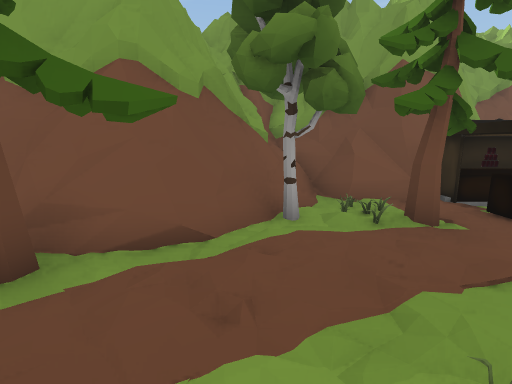
view 1 (above)

12 first-person views from a walk through a 3-D level made in the Unity game engine. The camera is 1.2 m above the floor, tilts 10° down and sees 85° across. The floor is counted in squares, 1 m on a side. Each view is taken from the middle of a square. On the plan, view 1 faces up. The plan holds only what a view shows up to about 13 squares ahead; the rest is blank. The place goes on beyond the plan. The player character is not drawn. Some surface patterns are stand-ins.

view 2
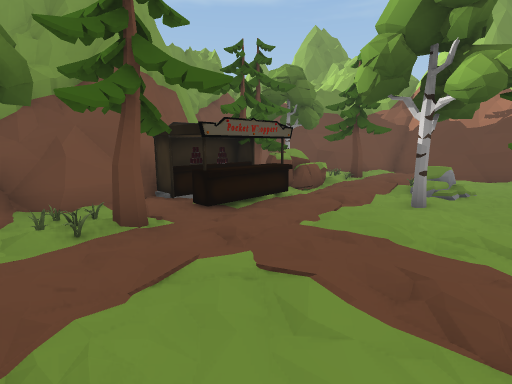

view 3
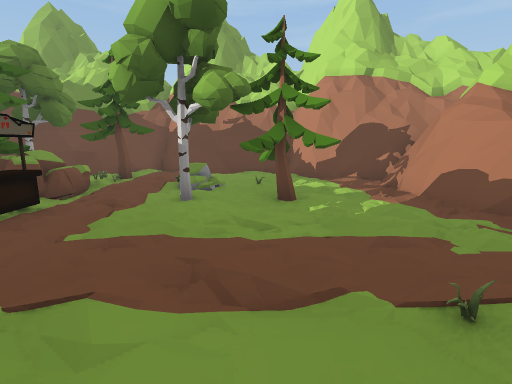

view 4
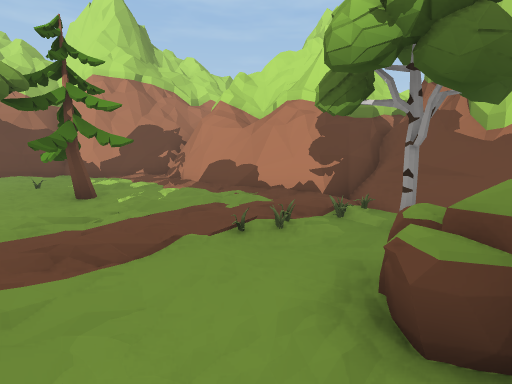

view 5
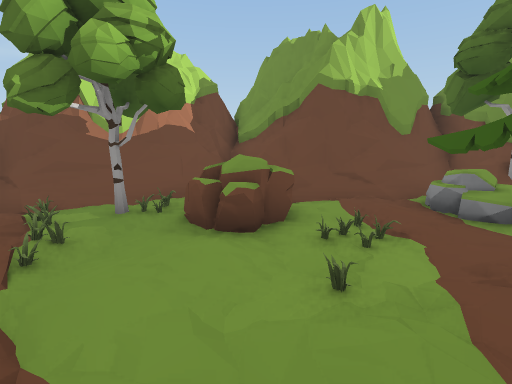

view 6
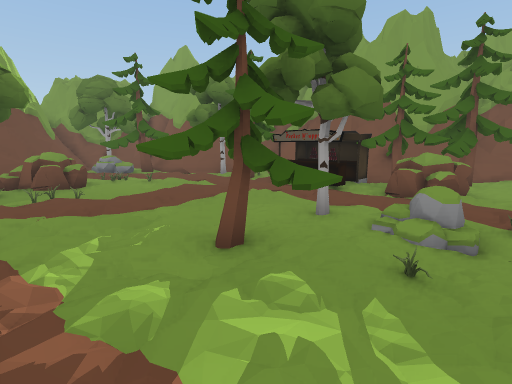

view 7
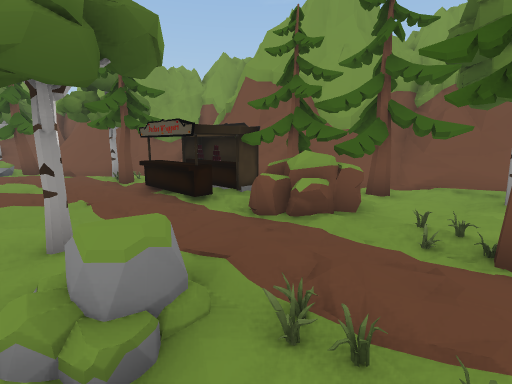

view 8
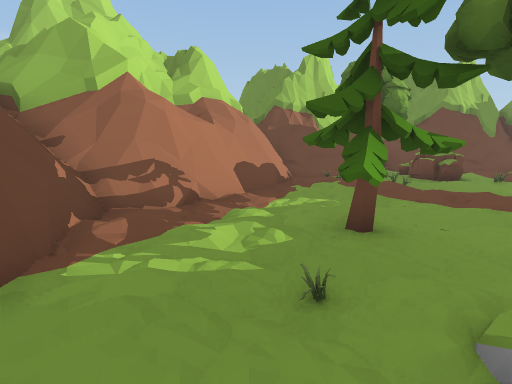

view 9
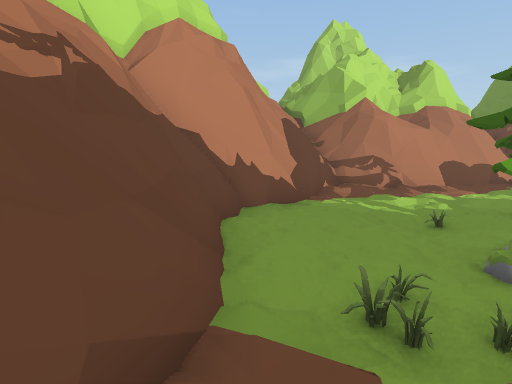

view 10
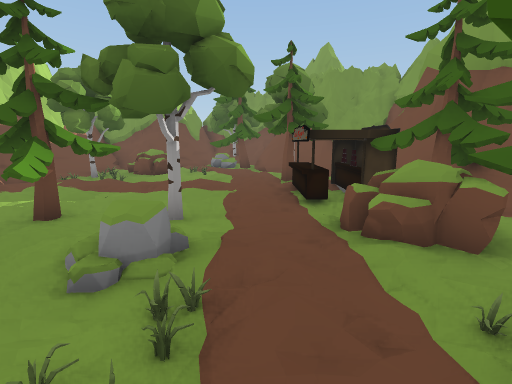

view 11
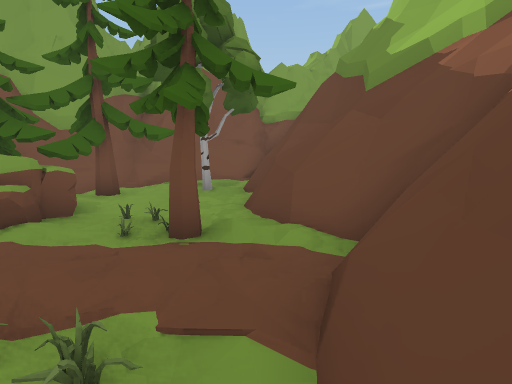

view 12
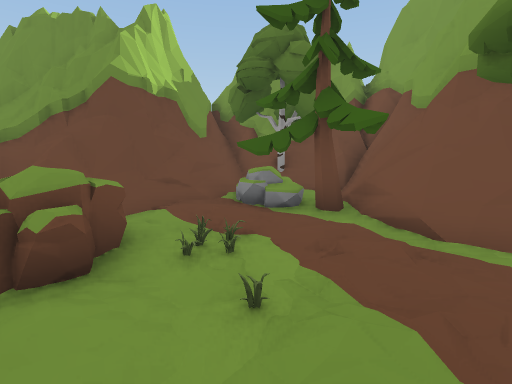

### Floor plan
Key: @ floor where view 1 was taken; # wall or solid block; x gap in a wall; . floor; / step, stairs or slope; = window, fence, low wall or low ledge; ^ raised ledge; O other object.
Columns run from 5 left of view 1 to 15 right of it. Each row starts with its distance up from view 1.
  8      #^######OOOO=##
  7      #=#####OOO..=^#
  6     ##===OOOO##.O=^#
  5 #   ###.OOOO===OO.###
  4 ######OOOOOO.../O.=##
  3 ####O/.........//.##
  2 O.OOO/......O.O...##
  1 #OOO/...../..x/...##
  0 #=#/.@..//..OO....##
 -1 ###/===.../.OO....##
 -2  ###==/.....O...=###
 -3   ###.OO/.....//##
 -4   ###=#../==#####
 -5   #####==########
 -6       #####    ##
 -7        ##      #

Positions as (right, up) in squares from view 1, and headings:
1: (0, 0), facing up
2: (1, 0), facing up-right
3: (1, 0), facing right
4: (0, 1), facing down-right
5: (3, 2), facing down-left
6: (10, -3), facing up-left
7: (11, 1), facing up-left
8: (11, 1), facing down-left
9: (12, 4), facing down
10: (12, 3), facing left
11: (12, 1), facing up
12: (3, 1), facing left
